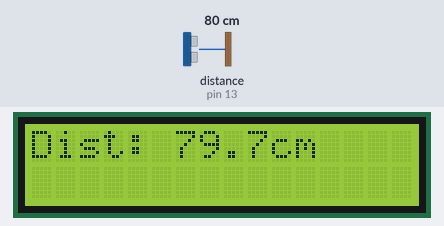
Bench run of a sketch on a simulated Arduino Uno, built with avr-gcc and run on an emulated ATmega328P. Parts: 16×2 character LCD. Wiring (inferred from the names in the program): ultrasonic range finder: trigger pin 12; echo pin 13. Inputs (shaded band) come from the test bench; at power-on: distance to the obstacle (sensor on pin 13) 80 cm. The echo pulse lasts 58.3 µs per cm.

Above: at 1.2 s.
1.3 s: distance to the obstacle (sensor on pin 13) set to 120 cm
At 3.4 s:
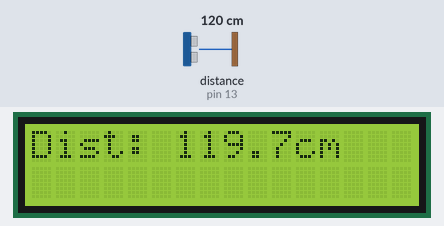
3.6 s: distance to the obstacle (sensor on pin 13) set to 2 cm
At 4.8 s:
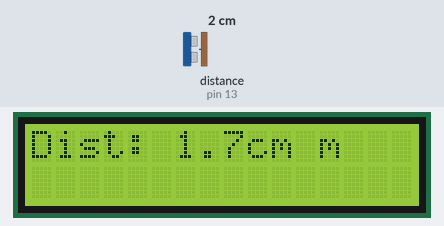
5.2 s: distance to the obstacle (sensor on pin 13) set to 4 cm
At 6.2 s:
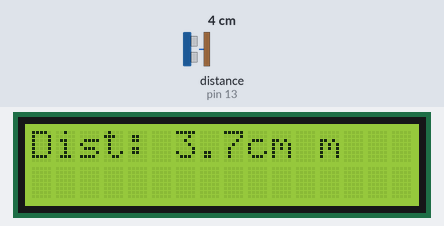
Timing chart, 0 to 8.2 s (numbered marks = the images above; inputs shaded):
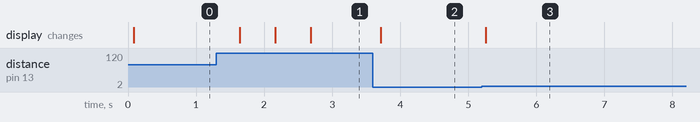

Measured:
- after the input at 1.3 s, the display: changes after 0.34 s (image 1)
- after the input at 3.6 s, the display: changes after 0.12 s (image 2)
- after the input at 5.2 s, the display: changes after 0.06 s (image 3)

The sketch:

AutoLever.ino
```cpp
#include <Wire.h>
#include <LiquidCrystal_I2C.h>

LiquidCrystal_I2C lcd(0x27, 16, 2);

const int trig_pin = 12;
const int echo_pin = 13;
float distance;

#define i2c_slave_address 0x08

void setup()
{
  lcd.init();
  lcd.backlight();
  pinMode(trig_pin, OUTPUT);
  pinMode(echo_pin, INPUT);

  Wire.begin(i2c_slave_address);
  Wire.onRequest(send_distance);
}

void loop()
{
  digitalWrite(trig_pin, LOW);
  delayMicroseconds(2);
  digitalWrite(trig_pin, HIGH);
  delayMicroseconds(10);
  digitalWrite(trig_pin, LOW);

  distance = pulseIn(echo_pin, HIGH) * 0.0343 / 2;

  lcd.setCursor(0, 0);
  lcd.print("Dist: ");
  lcd.print(distance, 1);
  lcd.print("cm ");

  delay(500);
}

void send_distance()
{
  int d = distance * 10; // tenths of cm
  Wire.write((byte*)&d, sizeof(d));
}
```
